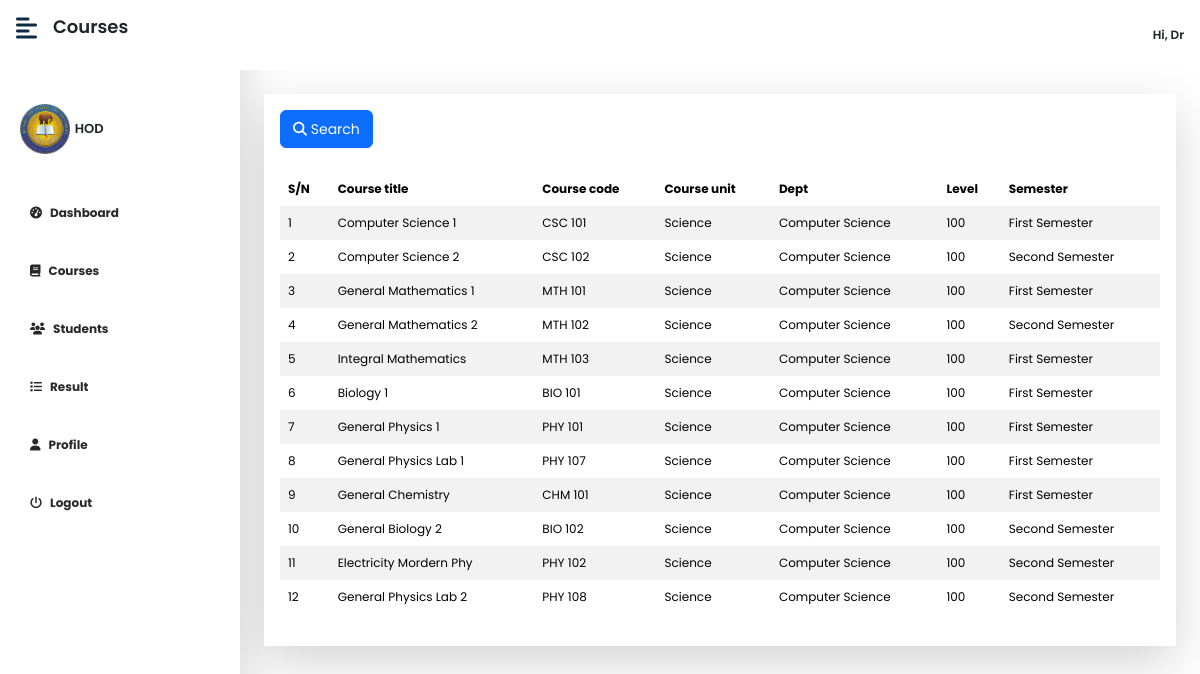
Page /hod/view/courses (signed in) on the committed database.
### tables this page shows
CREATE TABLE `hod_tb` (
  `id` int(11) NOT NULL,
  `fname` varchar(200) NOT NULL,
  `lname` varchar(200) NOT NULL,
  `email` varchar(150) NOT NULL,
  `image` text DEFAULT NULL,
  `faculty` varchar(50) NOT NULL,
  `school_id` varchar(50) NOT NULL,
  `password` longtext NOT NULL
);

CREATE TABLE `courses_tb` (
  `id` int(11) NOT NULL,
  `course_title` varchar(200) NOT NULL,
  `course_code` varchar(100) NOT NULL,
  `course_unit` varchar(50) NOT NULL,
  `dept` varchar(200) NOT NULL,
  `faculty` varchar(200) NOT NULL,
  `level` varchar(100) NOT NULL,
  `semester` varchar(100) NOT NULL,
  `date` timestamp NOT NULL DEFAULT current_timestamp() ON UPDATE current_timestamp()
);

### hod/view/courses.php (the view, shortened to what this page needs)
<?php
if(isset($_SESSION['hodID'])) {
    require '../../configs/dbh.inc.php';
?>
<!DOCTYPE html>
<html lang="en">
<head>
    <?php include '../../includes/links&scripts.php'; ?>
</head>
<body >
<div class="d-flex" id="wrapper">
        <?php include 'includes/sidebar.php';?>
        <div id="page-content-wrapper">
        <nav class="navbar navbar-expand-lg navbar-light d-flex bg-white  fixed-top py-3 px-3" style="justify-content:space-between;">
               <div class="d-flex">
                    <div ><i class="fas fa-align-left fs-4 me-3"  style="color:#0d2a45ff;" id="menu-toggle"></i></div>
                    <div><p class="display-6" style="font-size: large;font-weight:600;">Courses</p></div>
               </div>
               <?php include 'includes/hodnavbar.php';?>
            <div class="container-fluid px-4 py-4">
                <div class=" mt-3 shadow-lg " style="overflow:hidden">
                        <div class="p-3 bg-white   ">
                                      <div>
                                <div><a href="#" class="btn btn-primary mb-4" style="color:#fff;" data-bs-toggle="modal" data-bs-target="#myModal"><small><i class="fa fa-search"></i> Search</small></a></div>
                            <?php
                                $sql = "SELECT id, course_title, course_code, semester,  faculty course_unit, dept, level FROM courses_tb WHERE faculty = '{$faculty}' ORDER BY LEVEL ASC";
                                $result = mysqli_query($con, $sql);
                                if(mysqli_num_rows($result) > 0) {
                                    $num = 1;
                            ?>
                            <div class="table-responsive">
                            <table class="table table-striped  table-borderless">
                                    <thead>
                                        <tr>
                                            <th scope="col">S/N</th>
                                            <th scope="col">Course title</th>
                                            <th scope="col">Course code</th>
                                            <th scope="col">Course unit</th>
                                            <th scope="col">Dept</th>
                                            <th scope="col">Level</th>
                                            <th scope="col">Semester</th>
                                        </tr>
                                    </thead>
                                    <tbody>
                                    <?php while($row = mysqli_fetch_assoc($result)) { ?>
                                            <tr>
                                        <td><?php echo $num++;?></td>
                                        <td><?php echo $row['course_title'];?></td>
                                        <td><?php echo $row['course_code'];?></td>
                                        <td><?php echo $row['course_unit'];?></td>
                                        <td><?php echo $row['dept'];?></td>
                                        <td><?php echo $row['level'];?></td>
                                        <td><?php echo $row['semester'];?></td>
                                    </tr>
                                    <?php } ?>
                                    </tbody>
                                    </table>
                                    </div>
                                <?php } else { ?>
                                    <div class="alert alert-danger" style="border-radius: 0px;" role="alert">
                                        Courses will show here
                                    </div>
                                <?php } ?>
                            </div>
                        </div>
                    </div>
                </div>
            </div>
        </div>
</body>
</html>
<?php } else {
    header("Location: index");
}
?>

### hod/view/includes/hodnavbar.php (shortened to what this page needs)
<?php
    $id = $_SESSION['hodID'];
    $sql = "SELECT id, fname, lname, school_id, faculty, email, image FROM hod_tb WHERE id = {$id}";
    $result = mysqli_query($con, $sql);
    $row = mysqli_fetch_assoc($result);
    $faculty = $row['faculty'];
?>
<div class="d-flex" style="gap:1rem;align-items:center;">
                    <div>
                    <div class="dropdown">
  <span id="dropbtn" style="font-weight:600" class="dropbtn"><i class="fa fa-user-o" style="font-size:large;"></i> Hi, <?php echo ucfirst($row['fname']);?></span>
</div>
               </div>
            </nav>
            <br><br><br>

### assets/css/dashboard.css (style rules this page uses)
:root { --main-bg-color: #009d63!important; --main-text-color: #009d63!important; --second-text-color: #ffffff!important; --second-bg-color: #ffffff!important; }
#wrapper { overflow-x: hidden!important; background: #fff!important; }
#page-content-wrapper { min-width: 100vw!important; overflow-y: scroll!important; height: 100vh!important; }
#menu-toggle { cursor: pointer!important; }
@media (min-width: 768px) { #page-content-wrapper { min-width: 0!important; width: 100%!important; } }

### assets/css/main.css (style rules this page uses)
* { box-sizing: border-box; margin: 0; }
body { font-family: "Poppins", Sans-serif !important; transition: .5s; background-color: #fff !important; font-size: 12px !important; }
#dropbtn { padding: 0px; border: none; cursor: pointer; }
.dropdown { float: right; position: relative; display: inline-block; }

### rows in the picture
hod_tb: fname "Dr"
courses_tb: course_title "Computer Science 1", course_code "CSC 101", faculty "Science", dept "Computer Science", level "100", semester "First Semester"
courses_tb: course_title "Computer Science 2", course_code "CSC 102", faculty "Science", dept "Computer Science", level "100", semester "Second Semester"
courses_tb: course_title "General Mathematics 1", course_code "MTH 101", faculty "Science", dept "Computer Science", level "100", semester "First Semester"
courses_tb: course_title "General Mathematics 2", course_code "MTH 102", faculty "Science", dept "Computer Science", level "100", semester "Second Semester"
courses_tb: course_title "Integral Mathematics", course_code "MTH 103", faculty "Science", dept "Computer Science", level "100", semester "First Semester"
courses_tb: course_title "Biology 1", course_code "BIO 101", faculty "Science", dept "Computer Science", level "100", semester "First Semester"
courses_tb: course_title "General Physics 1", course_code "PHY 101", faculty "Science", dept "Computer Science", level "100", semester "First Semester"
courses_tb: course_title "General Physics Lab 1", course_code "PHY 107", faculty "Science", dept "Computer Science", level "100", semester "First Semester"
courses_tb: course_title "General Chemistry", course_code "CHM 101", faculty "Science", dept "Computer Science", level "100", semester "First Semester"
courses_tb: course_title "General Biology 2", course_code "BIO 102", faculty "Science", dept "Computer Science", level "100", semester "Second Semester"
courses_tb: course_title "Electricity Mordern Phy", course_code "PHY 102", faculty "Science", dept "Computer Science", level "100", semester "Second Semester"
courses_tb: course_title "General Physics Lab 2", course_code "PHY 108", faculty "Science", dept "Computer Science", level "100", semester "Second Semester"
